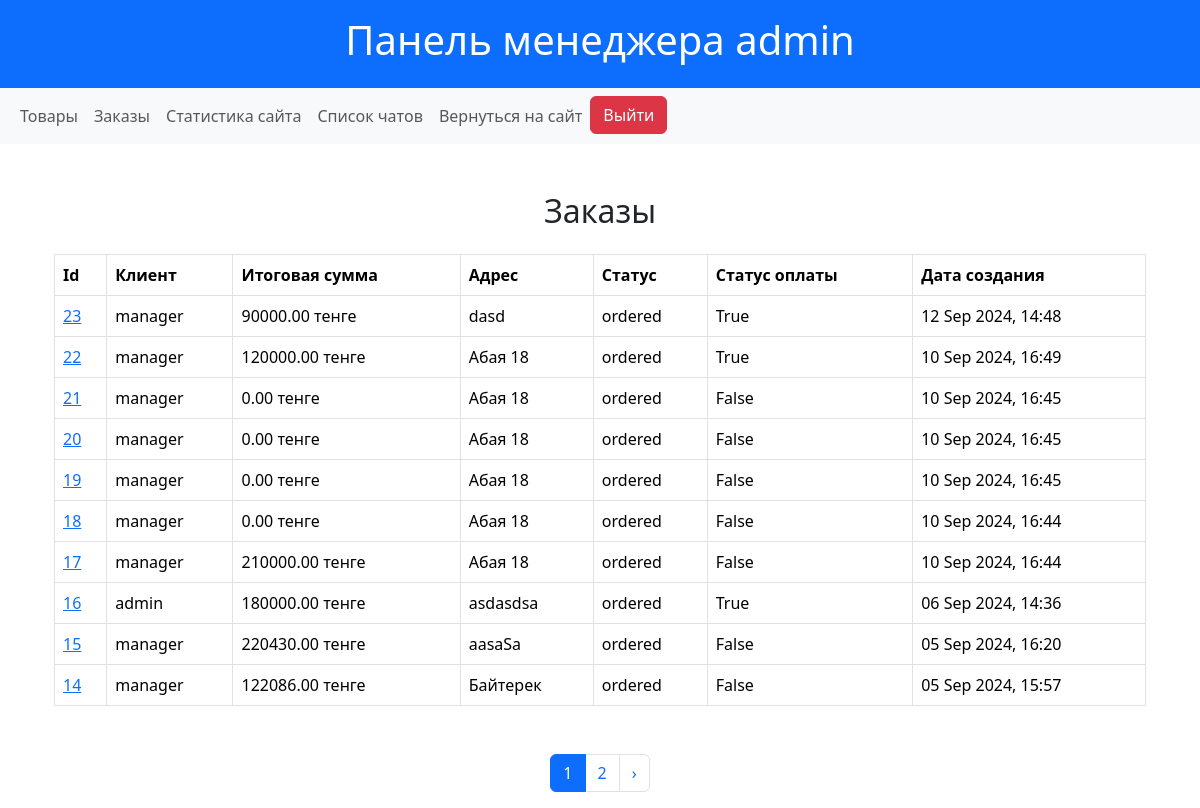
The page /manager/orders/ (signed in) on the database as committed earlier.
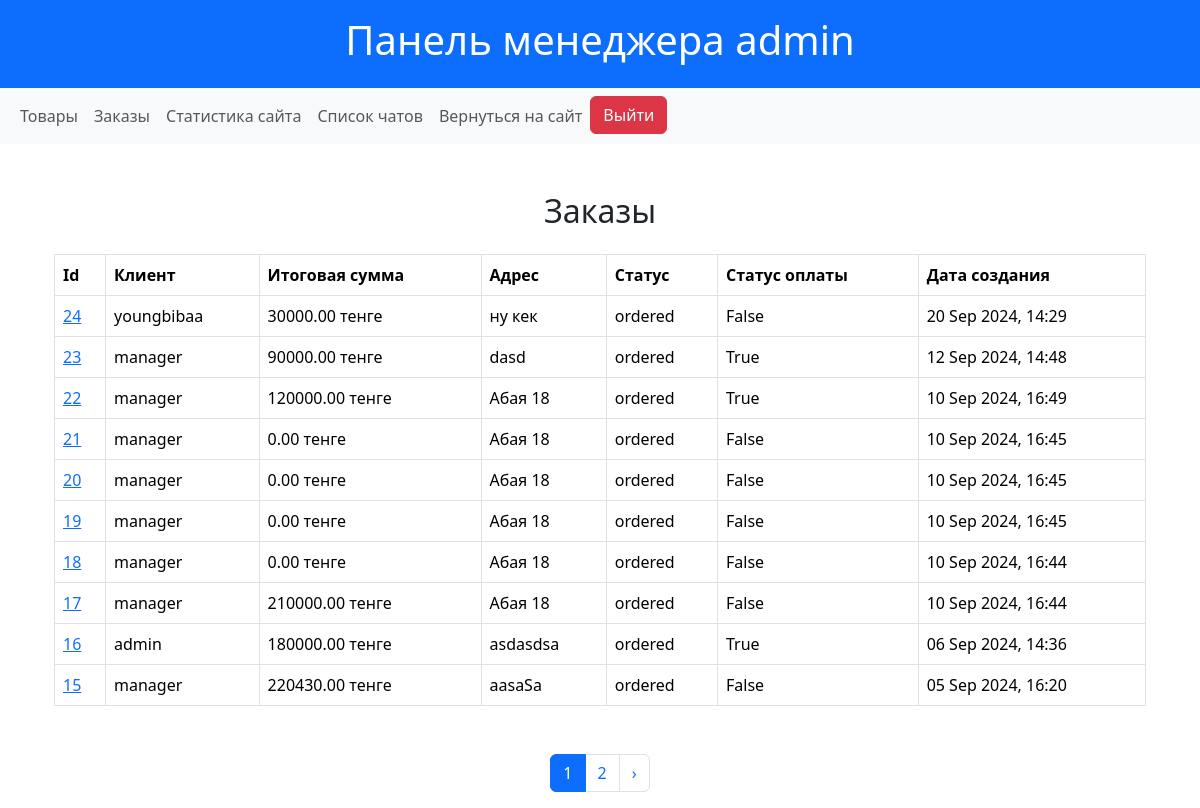
The same page on the database as committed later.
### shop/models.py (models this page shows, shortened)
class Order(models.Model):
    STATUS_CHOICES = [
        ('ordered', 'Заказан'),
        ('shipped', 'Отправлен'),
        ('received', 'Получен'),
        ('canceled', 'Отменен'),
        ('returned', 'Возвращен'),
    ]
    user = models.ForeignKey(User, on_delete=models.CASCADE, related_name='orders')
    total_price = models.DecimalField(max_digits=10, decimal_places=2)
    address = models.CharField(max_length=255)
    status = models.CharField(max_length=10, choices=STATUS_CHOICES, default='ordered')
    payment_status = models.BooleanField(default=False)
    created_at = models.DateTimeField(auto_now_add=True)
    objects = OrderManager()
    class Meta:
        verbose_name = "Заказ"
        verbose_name_plural = "Заказы"

### shop/views.py (the view)
# urls.py: path('manager/orders/', ManagerOrdersView.as_view(), name='manager_orders'),
class ManagerOrdersView(ManagerMixin, ListView):
    model = Order
    template_name = 'manager/orders.html'
    context_object_name = 'orders'
    ordering = ['-created_at']
    paginate_by = 10

### shop/views.py (called while the page is built)
    def test_func(self):
        return self.request.user.groups.filter(name="Менеджеры").exists()

### shop/templates/manager/orders.html (shortened to what this page needs)
{% extends "manager/base.html" %}
{% block content %}
<div class="container mt-5">
    <h2 class="text-center mb-4">Заказы</h2>
    <table class="table table-bordered table-hover">
        <thead class="thead-light">
            <tr>
                <th scope="col">Id</th>
                <th scope="col">Клиент</th>
                <th scope="col">Итоговая сумма</th>
                <th scope="col">Адрес</th>
                <th scope="col">Статус</th>
                <th scope="col">Статус оплаты</th>
                <th scope="col">Дата создания</th>
            </tr>
        </thead>
        <tbody>
            {% for order in orders %}
                <tr>
                    <td><a href="{% url 'update_order' order.pk %}">{{ order.pk }}</a></td>
                    <td>{{ order.user.username }}</td>
                    <td>{{ order.total_price }} тенге</td>
                    <td>{{ order.address }}</td>
                    <td>{{ order.status }}</td>
                    <td>{{ order.payment_status }}</td>
                    <td>{{ order.created_at|date:"d M Y, H:i" }}</td>
                </tr>
            {% endfor %}
        </tbody>
    </table>
    <div class="pagination justify-content-center mt-5">
        <ul class="pagination">
            {% for num in page_obj.paginator.page_range %}
                {% if num > page_obj.number|add:-2 and num < page_obj.number|add:2 %}
                    {% if page_obj.number == num %}
                        <li class="page-item active">
                            <span class="page-link">{{ num }}</span>
                        </li>
                    {% else %}
                        <li class="page-item">
                            <a class="page-link" href="?page={{ num }}">{{ num }}</a>
                        </li>
                    {% endif %}
                {% endif %}
            {% endfor %}
            {% if page_obj.has_next %}
                <li class="page-item">
                    <a class="page-link" href="?page={{ page_obj.next_page_number }}">&rsaquo;</a>
                </li>
            {% endif %}
        </ul>
    </div>
</div>
{% endblock %}

Rows that differ between the two databases and show on the page:
no longer on this page (row unchanged): Order: pk "14", user.username "manager", total_price "122086.00", address "Байтерек", status "ordered", payment_status "False", created_at "05 Sep 2024, 15:57"
added Order: pk "24", user.username "youngbibaa", total_price "30000.00", address "ну кек", status "ordered", payment_status "False", created_at "20 Sep 2024, 14:29"
